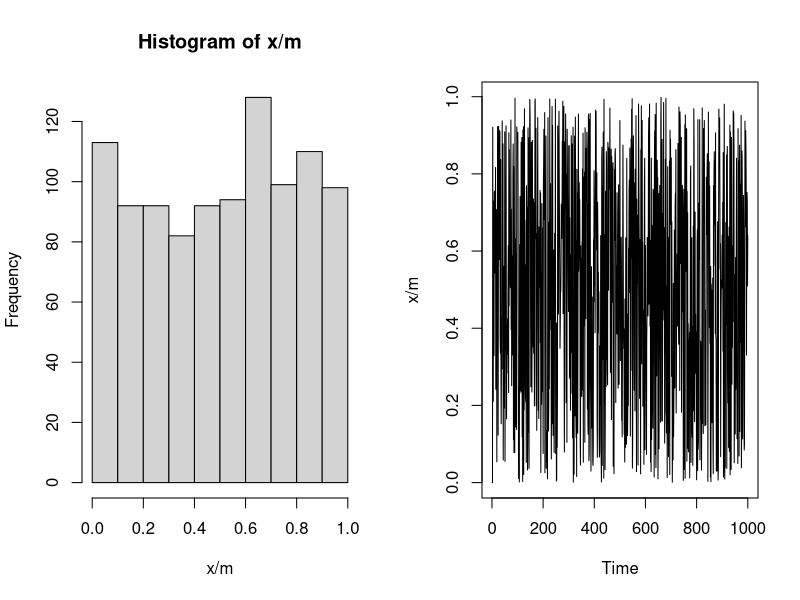
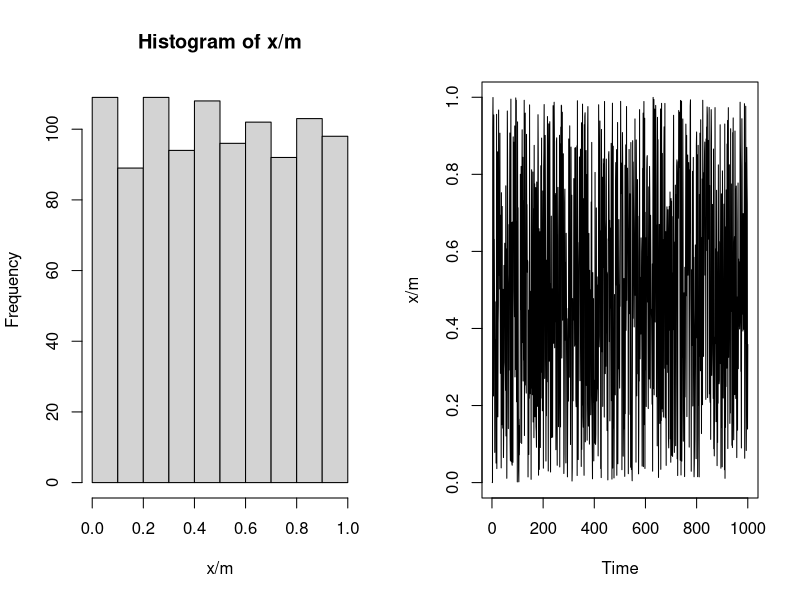

These figures' R source, in order: (Note: this script raises an error after producing the figures.)
###########################################
## Pseudo-random number generation
## using multiple congruential method
###########################################
m <- 2^31 - 1 # choose a value you want
a <- 7^5 # choose a value you want
x <- numeric(length = 1e3)
x[1] <- 7 #x0 -- choose
for(i in 2:1e3)
{
  x[i] <- (a * x[i-1]) %% m
}
# We will visualize using histograms (for testing uniformity)
# and trace plots (for checking independence)
par(mfrow = c(1,2))
hist(x/m) # looks close to uniformly distributed
plot.ts(x/m) # look like it's jumping around too





###########################################
## Pseudo-random number generation
## using mixed congruential method
###########################################
m <- 2^31 - 1 # choose a value you want
a <- 7^5 # choose a value you want
c <- 13
x <- numeric(length = 1e3)
x[1] <- 7 #x0 -- choose
for(i in 2:1e3)
{
  x[i] <- (c+(a * x[i-1])) %% m
}
# We will visualize using histograms (for testing uniformity)
# and trace plots (for checking independence)
par(mfrow = c(1,2))
hist(x/m) # looks close to uniformly distributed
plot.ts(x/m) # look like it's jumping around too



###########################################
## Accept Reject algorithm to draw from
## Binomial(n,p)
###########################################
# setting the seed makes it so that the same sets of
# random variables are realized.
set.seed(1)
# Function draws one value from Binom(n,p)
# n = number of trials
# p = probability of success
draw_binom <- function(n, p)
{
  accept <- 0 # Will track the acceptance
  try <- 0 # Will track the number of proposals
  # upper bound calculated in the notes
  x <- 0:n
  all_c <- choose(n,x) * (1-p)^(n - 2*x) * p^(x-1) # from notes
  c <- max(all_c) + .00001 # what is the value of c ?
  while(accept == 0)
  {
    try <- try + 1
    U <- runif(1)
    prop <- rgeom(1, prob = p) #draw proposal
    ratio <- dbinom(prop, size = n, prob= p)/(c* dgeom(prop, p))# calculate the ratio
    if(U < ratio)
    {
      accept <- 1
      rtn <- prop
    }
  }
  return(c(rtn, try))
}
draw_binom(n = 10, p = .25)


###
# If we want X1, ..., Xn ~ Binom(n.p)
# we need to call the function multiple times
# sample size
N <- 1e3
samp <- numeric(N)
n.try <- numeric(N)
for(t in 1:N)
{
  # I use as a dummy variable often
  foo <- draw_binom(n = 10, p = .25)
  samp[t] <- foo[1]
  n.try[t] <- foo[2]
}
mean(samp) #should be n*p = 2.5
mean(n.try)


# sample size
N <- 1e3 # reducing this
samp <- numeric(N)
n.try <- numeric(N)
for(t in 1:N)
{
  # I use as a dummy variable often
  foo <- draw_binom(n = 10, p = .50)
  samp[t] <- foo[1]
  n.try[t] <- foo[2]
}
mean(samp) #should be n*p = 5
mean(n.try)
# sample size
N <- 1e3 # reducing this
samp <- numeric(N)
n.try <- numeric(N)
for(t in 1:N)
{
  # I use as a dummy variable often
  foo <- draw_binom(n = 100, p = .25)
  samp[t] <- foo[1]
  n.try[t] <- foo[2]
}
mean(samp) #should be n*p = 25
mean(n.try) # when n is large the number of loops is too large!


plot(x, mass.geom, pch = 16, col = "red", type= "n")
points(mass.bin, pch = 16, col = "red", type= "h")
points(mass.geom, pch = 16, col = "blue", type = "h", lty = 2)





# Matching the means:
# choosing p* for rgeom so that np = (1-p*)/p*
p.star <- 1/(n*p + 1)
mass.geom <- dgeom(x, p.star)
mass.bin <- dbinom(x, size = n, prob = p)
all_c <- choose(n,x) * (1-p.star)^(n - 2*x) * p.star^(x-1)
(c <- max(all_c))
plot(mass.geom, pch = 16, col = "red", type= "n")
points(mass.bin, pch = 16, col = "red", type= "h")
points(mass.geom, pch = 16, col = "blue", type = "h", lty = 2)
       
       
?ppois
       
       



trunc_pois <- function(m = 20, lam = 20)
{
  accept <- 0
  try <- 0
  while(!accept)
  {
    try <- try + 1
    prop <- rpois(1, lambda = lam)
    if(prop <= m)
    {
      accept <- 1
    }
  }
  8
  return(c(prop, try))
}
N <- 1e3
out <- replicate(N, trunc_pois())
# out is 2 x 1000 matrix. First row are the samples
# second row are the number of loops
mean(out[1, ]) # mean of trunc pois
mean(out[2, ]) # mean of number loops, similar to c
hist(out[1, ], main = "Hist of Truncated Poisson")


x <- 0:5000

all_c <- dgeom(x, p = .10)/dpois(x, lambda = 10)
max(all_c)
hist(all_c)
















# using a box as a proposal
##############################
set.seed(1)
ellipse <- function(a,b)
{
  accept <- 0
  counter <- 0 # count the number of loop
  while(accept == 0)
  {
    counter <- counter + 1
    U1 <- runif(1)
    U2 <- runif(1)
    U11 <- -a + 2*a*U1
    U21 <- -b + 2*b*U2
    if(U11ˆ2/a + U21ˆ2/b <= 1) 
    {
      accept <- 1
      return(c(prop, counter))
    }
  }
}
